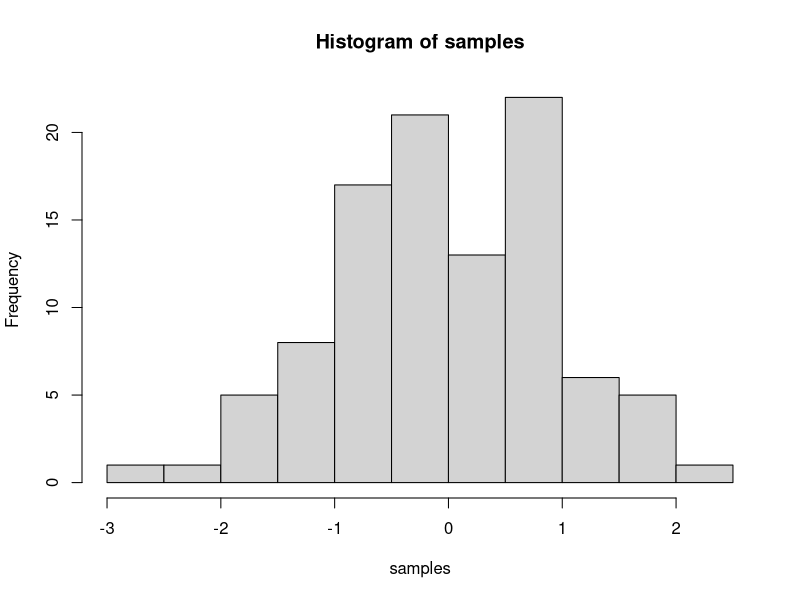

Reproduce this figure in R.
## ---- chunk 1
  knitr::opts_chunk$set(
    cache = TRUE,
  	echo = FALSE,
  	message = FALSE,
  	warning = FALSE
  )
## ---- chunk 2
samples <- rnorm(100, mean=0, sd=1)
hist(samples)
## ---- chunk 3
1+2
2*5
5/3
(1+6+4)/5

## ---- chunk 4
a<-1
b<-2
a+b

d<-c(1,2,3)
e<-c(5,6,7)
d+e
d*e
d/e

## ---- chunk 5
# for loop solution
# i becomes the number 1 to 100 at each step of the loop


a <- length(100) # make empty variable, set length to 100
for (i in 1:100){
  a[i] <-i #assigns the number in i, to the ith index of a
}

print(a)

# for loop solution #2

a<-c() #create empty variable using combine command
for (i in 1:100){
  a<-c(a,i) # keeps combining a with itself and the new number in i
}
print(a)

# seq solution
a <- seq(1,100,1) # look up help for seq using ?seq() in console
print(a)

